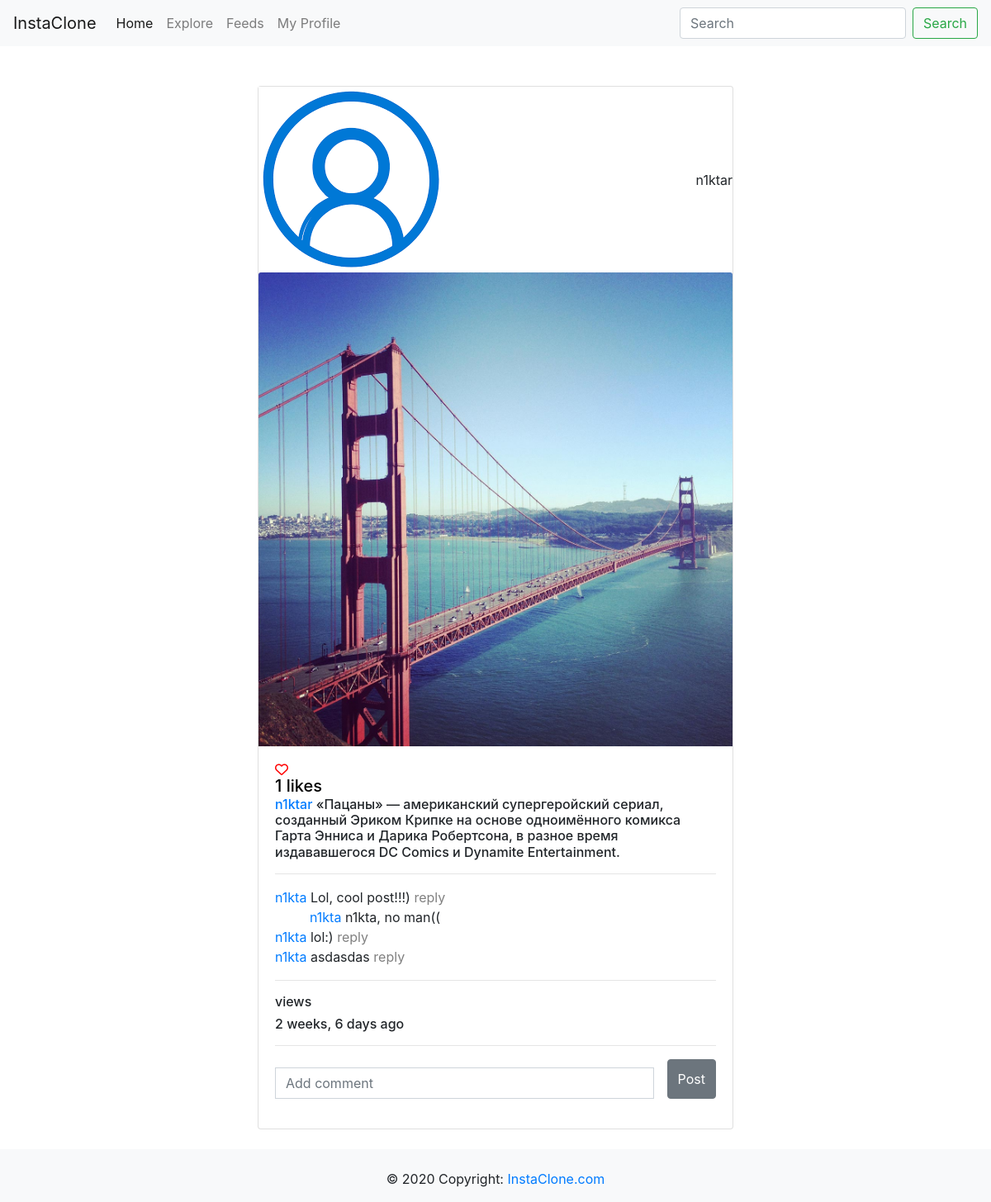
Before: /post/the-boys/ (signed in) with the older database file.
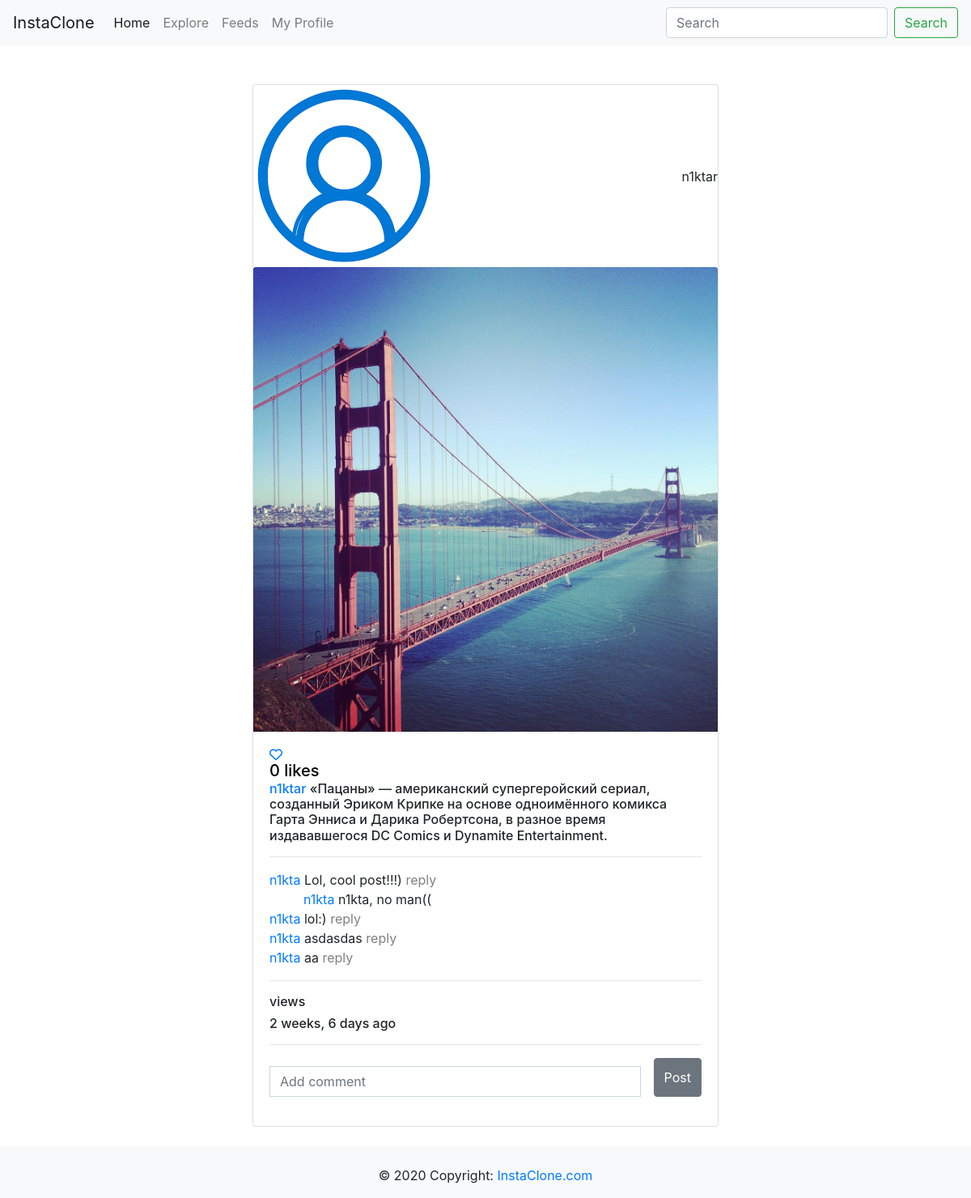
After: the same page with the newer database file.
### images/models.py (models this page shows, shortened)
class Image(models.Model):
    user = models.ForeignKey(User, on_delete=models.CASCADE, related_name='images_user')
    profile = models.ForeignKey(Profile, on_delete=models.CASCADE, related_name='images_profile', blank=True, null=True)
    title = models.CharField(max_length=255)
    slug = models.SlugField(blank=True, null=True)
    image = models.ImageField(upload_to='images/%Y/%m/%d')
    description = models.TextField()
    created = models.DateTimeField(auto_now_add=True)
    users_like = models.ManyToManyField(User, related_name='images_liked', blank=True)
    class Meta:
        ordering = ['created']
    def get_review(self):
        return self.post_review.filter(parent__isnull=True)

class Review(models.Model):
    user = models.ForeignKey(User, on_delete=models.CASCADE)
    text = models.TextField()
    parent = models.ForeignKey('self', on_delete=models.SET_NULL, blank=True, null=True)
    post = models.ForeignKey(Image, related_name='post_review', on_delete=models.CASCADE)

### account/views.py (the view)
# urls.py: path('post/<slug:slug>/', login_required(DashboardDetailView.as_view()), name='dashboard_detail'),
class DashboardDetailView(View):
    def get(self, request, slug):
        image = get_object_or_404(Image, slug=slug)
        total_views = r.incr(f'image:{image.id}:views')
        r.zincrby('ranking_for_image', 1, image.id)
        return render(request, 'account/dashboard_detail.html', {'image': image, 'total_views': total_views})

### account/templates/account/dashboard_detail.html (shortened to what the changed rows need)
{% extends 'base.html' %}
{% load thumbnail %}
{% load static %}
{% block content %}
    <section class="main">
        <div class="container">
            <div class="row">
                <div class="col-md-12">
                    <div class="wrapper d-flex justify-content-center">
                        <div class="main__content">
                            <div class="card mt-5" style="width: 36rem;">
                                <div class="card-title d-flex" style="align-items: center;justify-content: space-between;margin: 0;padding: 0;">
                                    {% thumbnail image.profile.avatar_image "25x25" as im %}
                                        <img src="{{ im.url }}" alt="">
                                    {% endthumbnail %}
                                    {{ image.user }}
                                </div>
                                {% thumbnail image.image "250x250" as im %}
                                    <img src="{{ im.url }}" class="card-img-top" alt="">
                                {% endthumbnail %}
                                <div class="card-body">
                                    <div class="card-info">
                                        <a href="#">
                                            <i class="fa fa-heart-o like-action {% if request.user in image.users_like.all %}red{% endif %}"
                                               id="{{ image.id }}" data-user="{{ request.user.id }}"
                                               data-id="{{ image.id }}"
                                               data-action="{% if request.user in image.users_like.all %}un{% endif %}like"
                                               aria-hidden="true">
                                            <h5 class="card-title"><span class="user-like-count">{{ image.users_like.count }}</span> likes</h5>
                                            </i>
                                        </a>
                                    </div>
                                    <h6 class="card-text">
                                        <a href="#">{{ image.user }}</a> {{ image.description }}
                                    </h6>
                                    <hr>
                                    <div class="card-comments">
                                        {% for review in image.get_review %}
                                            <div class="current-comment">
                                                <a href="#">{{ review.user }}</a>
                                                <span class="card-text">{{ review.text }}
                                                    <a href="#formReview" onclick="addReview('{{ review.user }}', '{{ review.id }}')" style="color: grey">
                                                        reply
                                                    </a>
                                                </span>
                                            </div>
                                            {% for rev in review.review_set.all %}
                                                <div class="current-comment-reply">
                                                    <a href="#">{{ rev.user }}</a>
                                                    <span class="card-text">{{ rev.text }}</span>
                                                </div>
                                            {% endfor %}
                                        {% endfor %}
                                    </div>
                                    <hr>
                                    <h6>{{ total_views }} view{{ total_views|pluralize }}</h6>
                                    <h6 class="card-text">{{ image.created|timesince }} ago</h6>
                                    <hr/>
                                    <form action="{% url 'images:review_add' image.id %}" method="POST" class="input-group mb-3" id="formReview">
                                        <input type="text" name="text" class="form-control mr-3" id="contactcomment" placeholder="Add comment">
                                        <button type="submit" class="btn btn-secondary mt-0">Post</button>
                                    </form>
                                </div>
                            </div>
                        </div>
                    </div>
                </div>
            </div>
        </div>
    </section>
{% endblock content %}

Changed rows visible on the page:
computed for Image "n1ktar": users_like.count "1" → "0"
added Review: user "n1kta", text "aa"
